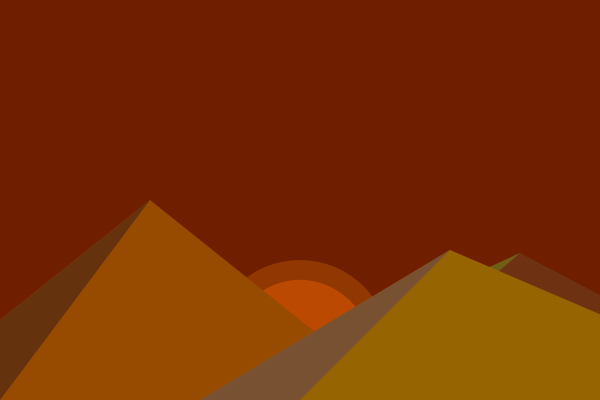
Frame 1 (no input)
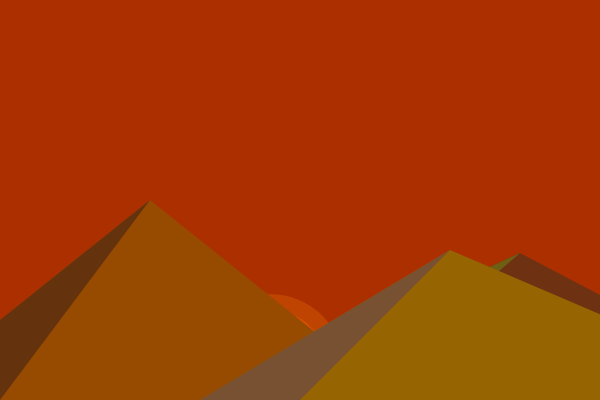
Frame 60 (no input)
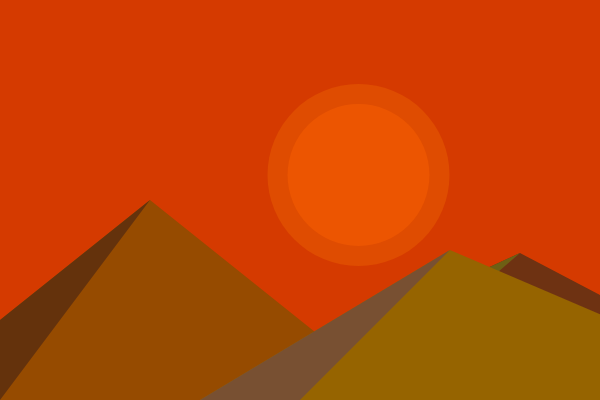
Frame 120 (the mouse pressed at the canvas centre since frame 60)

The p5.js sketch that drew these frames (run headless with seeded random() and noise() and a simulated clock; from frame 60 on, the mouse is pressed at the canvas centre):

// p5.js sketch
// ── sketch.js
//declaring a few additional variables
let x = 300;
let y = 350;
let xSpeed = -0.5; //decreasing speeds
let ySpeed = 0.4;
let size = 90;
let isGrowing = true;
let redVal = 0;
let greenVal = 0;
const sunR = 30;

function setup() {
  createCanvas(600, 400);
  noStroke();
}

function draw() {
  //replaced previous redVal + greenVal lines to transition back to a night sky
  redVal = sin(frameCount * 0.01) * 110 + 110;
  greenVal = sin(frameCount * 0.01) * 30 + 30;

  background(redVal, greenVal, 0);

//sun
  fill(255, 135, 5, 60);
  circle(x, y, size * 2);
  fill(255, 100, 0, 100);
  circle(x, y, size * 1.56);

//mountain drawing
  fill(110, 50, 18);
  triangle(200, 400, 520, 253, 800, 400);
  fill(110, 95, 20);
  triangle(200, 400, 520, 253, 350, 400);

  fill(150, 75, 0);
  triangle(-100, 400, 150, 200, 400, 400);
  fill(100, 50, 12);
  triangle(-100, 400, 150, 200, 0, 400);

  fill(150, 100, 0);
  triangle(200, 400, 450, 250, 800, 400);
  fill(120, 80, 50);
  triangle(200, 400, 450, 250, 300, 400);

//speed/movement of sun
  x += xSpeed;
  y += ySpeed;

  if (x >= width - sunR || x <= sunR) xSpeed *= -1;
  if (y >= height - sunR || y <= sunR) ySpeed *= -1;

//sun pulsating
  if (isGrowing) size++;
  else size--;
  if (size < 40) isGrowing = true;
  if (size > 110) isGrowing = false;
}

function mousePressed() {
  isGrowing = !isGrowing;
  xSpeed = (mouseX - x) * 0.05;
  ySpeed = (mouseY - y) * 0.05;
}
